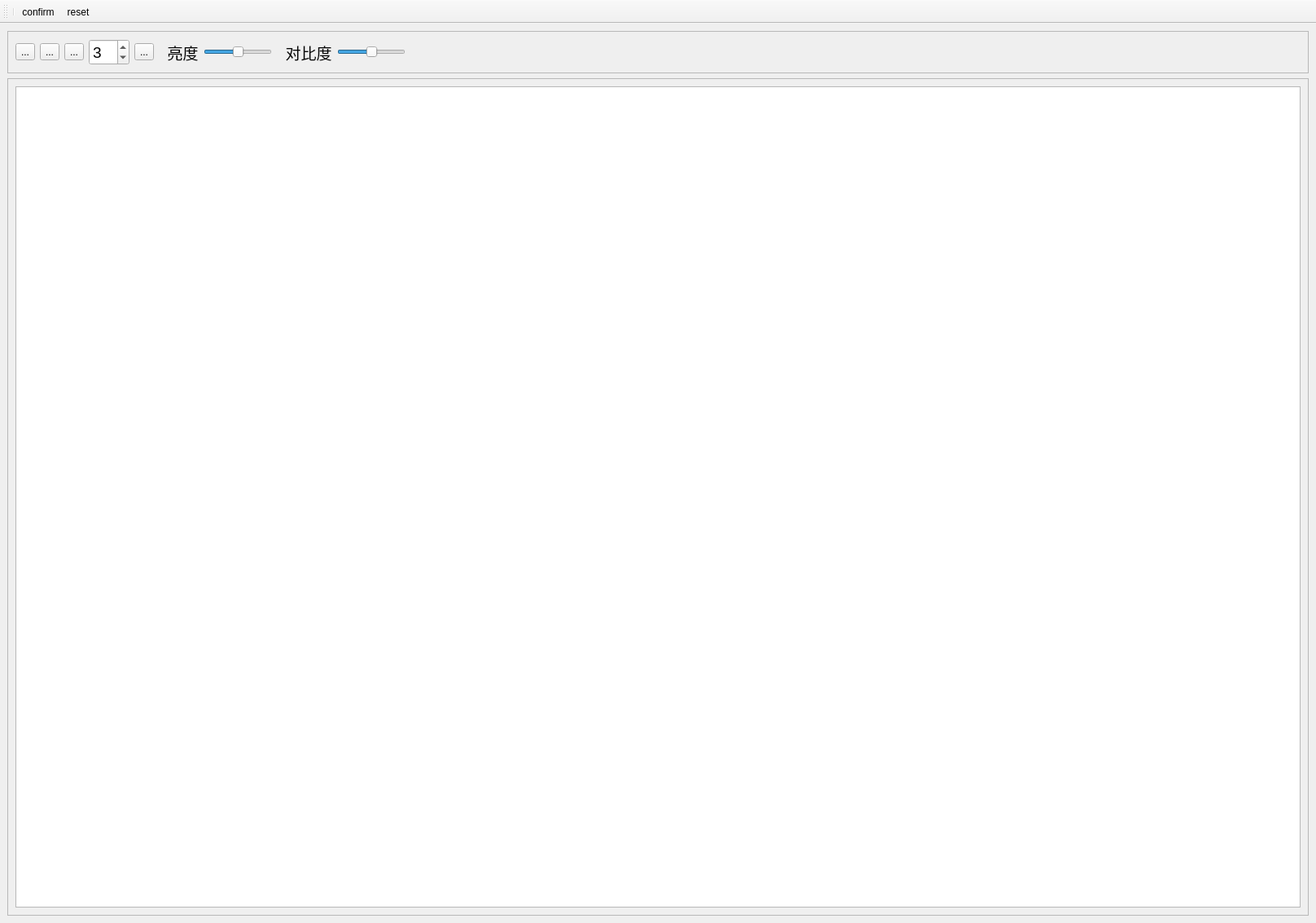
<?xml version="1.0" encoding="UTF-8"?>
<ui version="4.0">
 <class>RootSelection</class>
 <widget class="QMainWindow" name="RootSelection">
  <property name="geometry">
   <rect>
    <x>0</x>
    <y>0</y>
    <width>1616</width>
    <height>1133</height>
   </rect>
  </property>
  <property name="windowTitle">
   <string>RootSelect</string>
  </property>
  <widget class="QWidget" name="centralwidget">
   <layout class="QVBoxLayout" name="verticalLayout">
    <item>
     <widget class="QFrame" name="frame">
      <property name="sizePolicy">
       <sizepolicy hsizetype="Preferred" vsizetype="Fixed">
        <horstretch>0</horstretch>
        <verstretch>0</verstretch>
       </sizepolicy>
      </property>
      <property name="frameShape">
       <enum>QFrame::StyledPanel</enum>
      </property>
      <property name="frameShadow">
       <enum>QFrame::Raised</enum>
      </property>
      <layout class="QHBoxLayout" name="horizontalLayout">
       <item>
        <widget class="QToolButton" name="handToolButton">
         <property name="text">
          <string>...</string>
         </property>
         <property name="icon">
          <iconset>
           <normaloff>../Downloads/hand.png</normaloff>../Downloads/hand.png</iconset>
         </property>
         <property name="iconSize">
          <size>
           <width>30</width>
           <height>30</height>
          </size>
         </property>
        </widget>
       </item>
       <item>
        <widget class="QToolButton" name="rectangleToolButton">
         <property name="text">
          <string>...</string>
         </property>
         <property name="icon">
          <iconset>
           <normaloff>../Downloads/envelope-front-for-mail.png</normaloff>../Downloads/envelope-front-for-mail.png</iconset>
         </property>
         <property name="iconSize">
          <size>
           <width>30</width>
           <height>30</height>
          </size>
         </property>
        </widget>
       </item>
       <item>
        <widget class="QToolButton" name="lassoToolButton">
         <property name="text">
          <string>...</string>
         </property>
         <property name="icon">
          <iconset>
           <normaloff>../Downloads/lasso.png</normaloff>../Downloads/lasso.png</iconset>
         </property>
         <property name="iconSize">
          <size>
           <width>30</width>
           <height>30</height>
          </size>
         </property>
        </widget>
       </item>
       <item>
        <widget class="QSpinBox" name="spinBox">
         <property name="font">
          <font>
           <pointsize>14</pointsize>
          </font>
         </property>
         <property name="value">
          <number>3</number>
         </property>
        </widget>
       </item>
       <item>
        <widget class="QToolButton" name="eraserToolButton">
         <property name="text">
          <string>...</string>
         </property>
         <property name="icon">
          <iconset>
           <normaloff>../Downloads/eraser.png</normaloff>../Downloads/eraser.png</iconset>
         </property>
         <property name="iconSize">
          <size>
           <width>30</width>
           <height>30</height>
          </size>
         </property>
        </widget>
       </item>
       <item>
        <widget class="QLabel" name="label">
         <property name="font">
          <font>
           <pointsize>14</pointsize>
          </font>
         </property>
         <property name="text">
          <string>  亮度</string>
         </property>
        </widget>
       </item>
       <item>
        <widget class="QSlider" name="brightnessSlider">
         <property name="sizePolicy">
          <sizepolicy hsizetype="Fixed" vsizetype="Fixed">
           <horstretch>0</horstretch>
           <verstretch>0</verstretch>
          </sizepolicy>
         </property>
         <property name="minimum">
          <number>-127</number>
         </property>
         <property name="maximum">
          <number>127</number>
         </property>
         <property name="singleStep">
          <number>2</number>
         </property>
         <property name="value">
          <number>0</number>
         </property>
         <property name="orientation">
          <enum>Qt::Horizontal</enum>
         </property>
        </widget>
       </item>
       <item>
        <widget class="QLabel" name="label_3">
         <property name="font">
          <font>
           <pointsize>14</pointsize>
          </font>
         </property>
         <property name="text">
          <string>  对比度</string>
         </property>
        </widget>
       </item>
       <item>
        <widget class="QSlider" name="contrastSlider">
         <property name="sizePolicy">
          <sizepolicy hsizetype="Fixed" vsizetype="Fixed">
           <horstretch>0</horstretch>
           <verstretch>0</verstretch>
          </sizepolicy>
         </property>
         <property name="minimum">
          <number>-127</number>
         </property>
         <property name="maximum">
          <number>127</number>
         </property>
         <property name="singleStep">
          <number>2</number>
         </property>
         <property name="value">
          <number>0</number>
         </property>
         <property name="orientation">
          <enum>Qt::Horizontal</enum>
         </property>
        </widget>
       </item>
       <item>
        <spacer name="horizontalSpacer">
         <property name="orientation">
          <enum>Qt::Horizontal</enum>
         </property>
         <property name="sizeHint" stdset="0">
          <size>
           <width>40</width>
           <height>20</height>
          </size>
         </property>
        </spacer>
       </item>
      </layout>
     </widget>
    </item>
    <item>
     <widget class="QFrame" name="frame_2">
      <property name="frameShape">
       <enum>QFrame::StyledPanel</enum>
      </property>
      <property name="frameShadow">
       <enum>QFrame::Raised</enum>
      </property>
      <layout class="QHBoxLayout" name="horizontalLayout_2">
       <item>
        <widget class="QGraphicsView" name="graphicsView"/>
       </item>
      </layout>
     </widget>
    </item>
   </layout>
  </widget>
  <widget class="QToolBar" name="toolBar">
   <property name="windowTitle">
    <string>toolBar</string>
   </property>
   <attribute name="toolBarArea">
    <enum>TopToolBarArea</enum>
   </attribute>
   <attribute name="toolBarBreak">
    <bool>false</bool>
   </attribute>
   <addaction name="separator"/>
   <addaction name="actionconfirm"/>
   <addaction name="actionreset"/>
  </widget>
  <action name="actionconfirm">
   <property name="icon">
    <iconset>
     <normaloff>../Downloads/check-mark.png</normaloff>../Downloads/check-mark.png</iconset>
   </property>
   <property name="text">
    <string>confirm</string>
   </property>
  </action>
  <action name="actionreset">
   <property name="icon">
    <iconset>
     <normaloff>../Downloads/undo.png</normaloff>../Downloads/undo.png</iconset>
   </property>
   <property name="text">
    <string>reset</string>
   </property>
  </action>
 </widget>
 <resources/>
 <connections/>
</ui>
